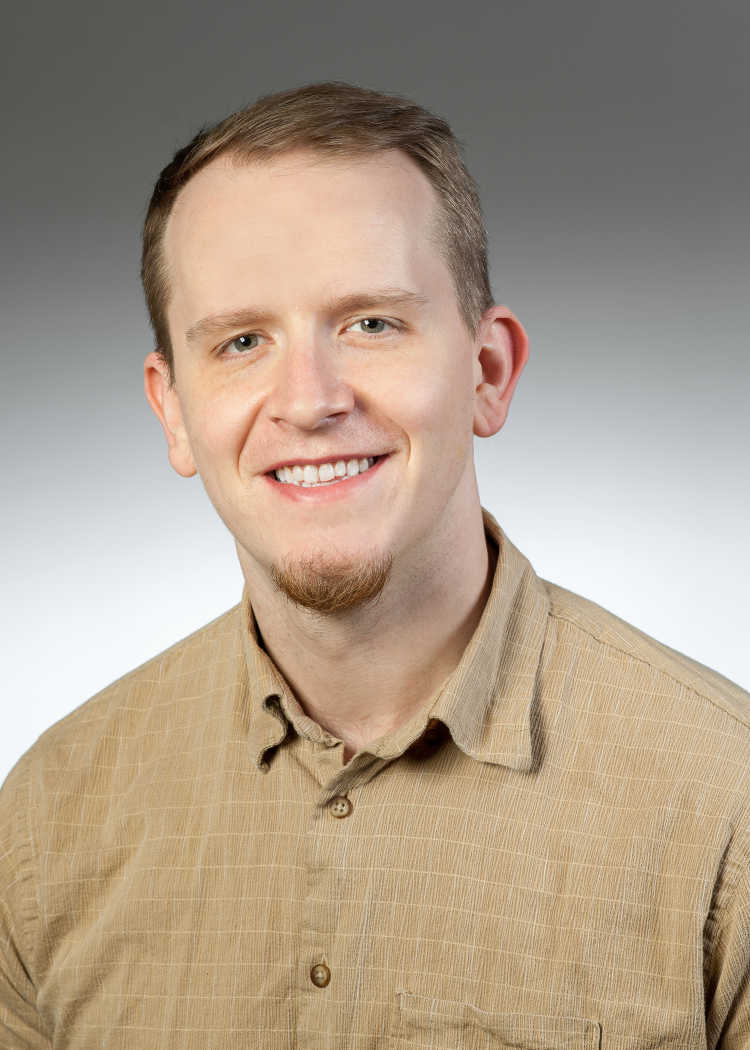
#> input picture GerhartWorkPhoto.png, 1500 x 2100 px (shown at 1/2 size)
$ python assignment1.py
#> lines starting #> are read from the running program, lines starting #| are printed output that depends on the picture
import cv2
import numpy as np
from matplotlib import pyplot as plt


grid = [[0, 3, 2, 5, 4, 7, 6, 9, 8],
        [3, 0, 1, 2, 3, 4, 5, 6, 7],
        [2, 1, 0, 3, 2, 5, 4, 7, 6],
        [5, 2, 3, 0, 1, 2, 3, 4, 5],
        [4, 3, 2, 1, 0, 3, 2, 5, 4],
        [7, 4, 5, 2, 3, 0, 1, 2, 3],
        [6, 5, 4, 3, 2, 1, 0, 3, 2],
        [9, 6, 7, 4, 5, 2, 3, 0, 1],
        [8, 7, 6, 5, 4, 3, 2, 1, 0]]


grid2 = [[1, 3, 5, 7, 8],
         [6, 0, 2, 1, 4],
         [8, 1, 4, 2, 3],
         [0, 7, 9, 1, 7],
         [0, 3, 8, 3, 2],
         [0, 4, 2, 6, 1],
         [7, 1, 9, 3, 1],
         [6, 0, 2, 1, 4],
         [8, 1, 4, 2, 3],
         [0, 7, 9, 1, 7],
         [0, 3, 8, 3, 2],
         [0, 4, 2, 6, 1]]


# [66 lines left out: functions padgrid, changeGrid, changeImage, not called in this run]


hist = [[4, 3, 9],
        [1, 3, 5],
        [9, 1, 7]]


# [12 lines left out: function makeHistogram, not called in this run]
        # print(v)

    # return np.array(bilist)


def T1(image):
    fill = 0
    bilist = []
    while fill < len(image):
        bilist.append([])
        fill += 1
    for i in range(0, len(image)):
        for j in range(0, len(image[i])):
            x = image[i][j]

            if x < 70 and 170:
                x = 0
            elif x >= 70 and 170:
                x = 255 - x
            bilist[i].append(x)

    return np.array(bilist)


def makehist(img):
    row, col = img.shape
    y = np.zeros(256)
    for i in range(0, row):
        for j in range(0, col):
            y[img[i, j]] += 1

    x = np.arange(0, 256)
    plt.bar(x, y, color="blue", align="center")
    plt.show()


image = cv2.imread("GerhartWorkPhoto.png", 2)
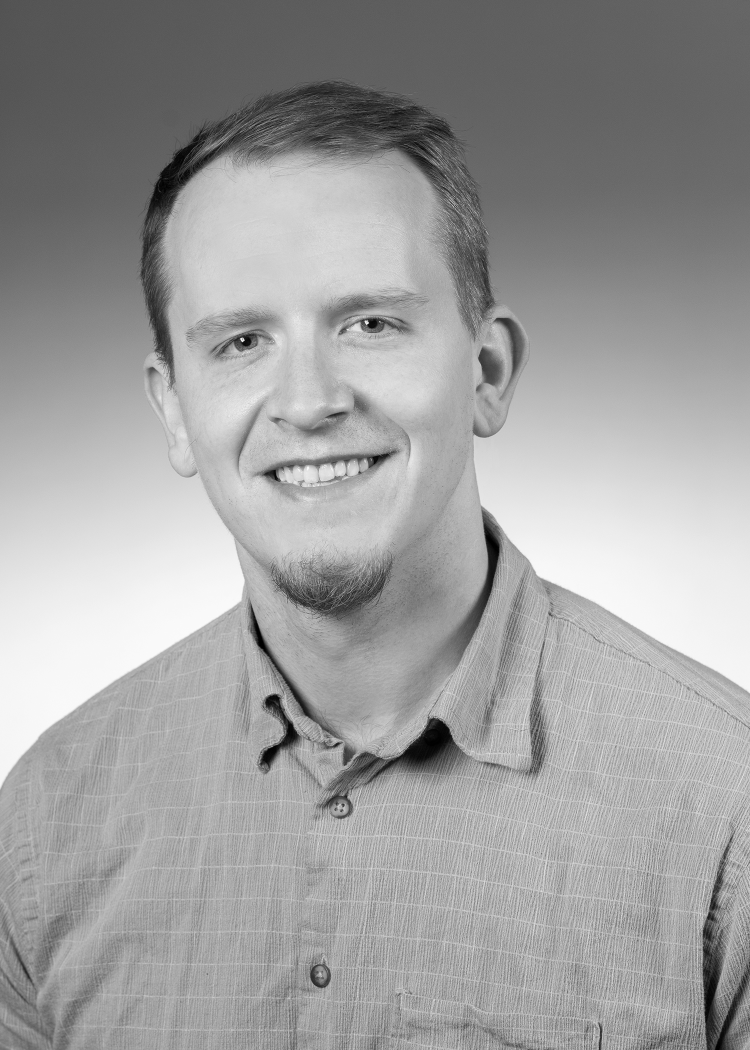
#> image: shape (2100, 1500) (shown at 1/2 size); min 0, max 255, mean 158.4


resize = cv2.resize(image, [500, 700], interpolation=cv2.INTER_AREA)
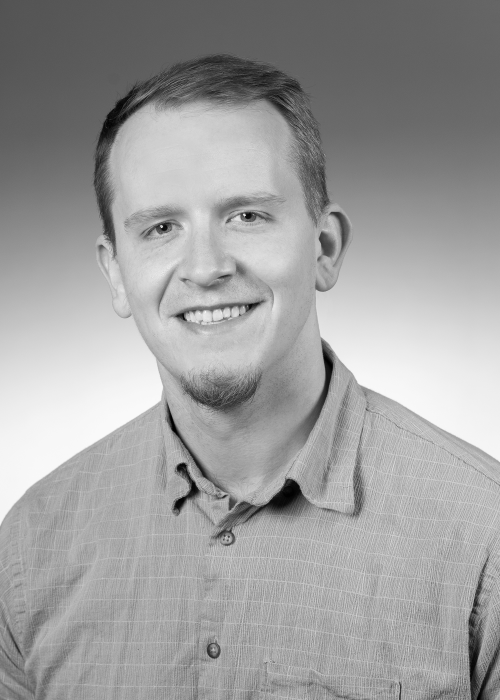
#> resize: shape (700, 500); min 0, max 250, mean 158.4
newimage = T1(resize)
#> after the loop in T1, `while fill < len(image):`: bilist = 700 items, first 6: [], [], [], [], [], []; fill = 700
#> in T1, `return np.array(bilist)`:
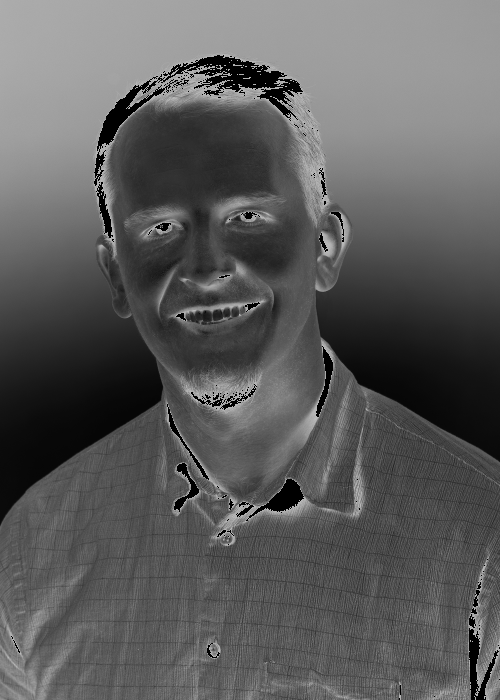
#> returned value: shape (700, 500) int64; min 0, max 185, mean 91.7
makehist(resize)
#> in makehist, `plt.show()`:
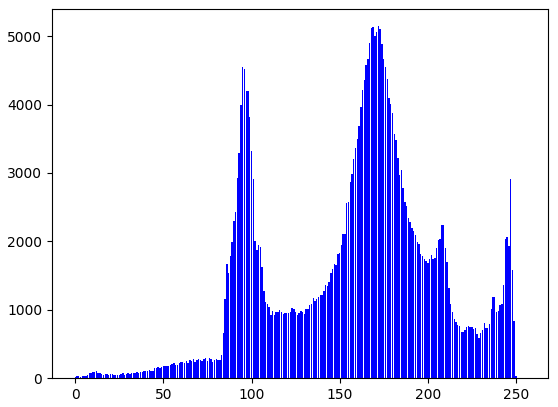
#> figure drawn by matplotlib, 1 panel; tallest bar 5146 high, from x = 171.6 to 172.4
makehist(newimage)
#> in makehist (call 2), `plt.show()`:
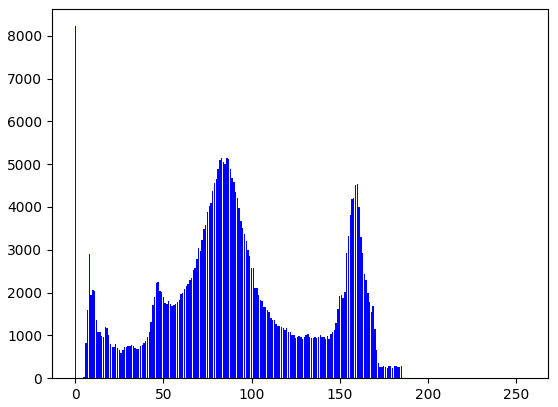
#> figure drawn by matplotlib, 1 panel; tallest bar 8224 high, from x = -0.4 to 0.4


# [6 lines of commented-out code are left out]
